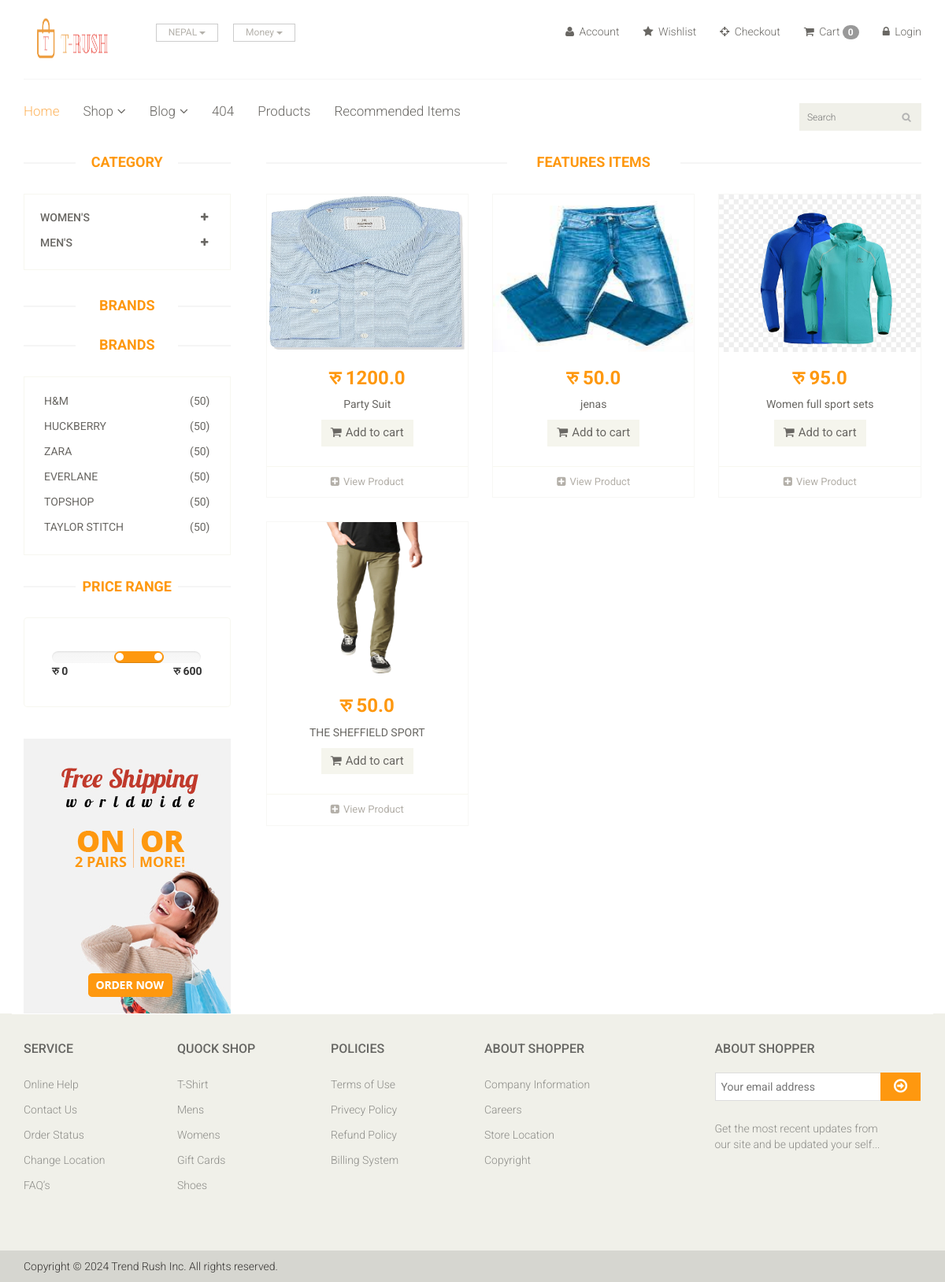
/product/?brand=2, run on the app's committed database.
### app/models.py (models this page shows, shortened)
class Category(models.Model):
    name = models.CharField(max_length=100)

class Brand(models.Model):
    name = models.CharField(max_length=50)

class Product(models.Model):
    Avaliability = (
        ('In Stock','In Stock'),
    ('Out of Stock','Out of Stock'),
    )
    category = models.ForeignKey(Category, on_delete=models.CASCADE,null=True,default=None)
    subcategory = models.ForeignKey(SubCategory, on_delete=models.CASCADE,null=True, default=None)
    brand = models.ForeignKey(Brand, on_delete=models.CASCADE)
    image = models.ImageField(upload_to='ecommerce/prodimg')
    descriptions = models.TextField(default='')
    name = models.CharField(max_length=100)
    price = models.FloatField(validators=[Price_Positive])
    Avaliability = models.CharField(choices=Avaliability,max_length=100, null=True)
    date = models.DateField(auto_now_add=True)

### testbca/views.py (the view)
# urls.py: path('product/', views.Product_Page, name="product"),
def Product_Page(request):
    category = Category.objects.all().order_by('-id')
    brand = Brand.objects.all()
    brandID = request.GET.get('brand')
    categoryID = request.GET.get('category')
    if categoryID:
        product = Product.objects.filter(
            subcategory=categoryID).order_by('-id')
    elif brandID:
        product = Product.objects.filter(brand=brandID).order_by('-id')
    else:
        product = Product.objects.all().order_by('-id')
    context = {
        'category': category,
        'brand': brand,
        'product': product,
    }
    return render(request, 'product.html', context)

### templates/product.html (shortened to what this page needs)
{% extends "base.html" %}
{% block body %}
<section>
    <div class="container">
        <div class="row">
            <div class="col-sm-3">
                <div class="left-sidebar">
                    <h2>Category</h2>
                    <div class="panel-group category-products" id="accordian">
                            {% for cat in category %}
							<div class="panel panel-default">
								<div class="panel-heading">
									<h4 class="panel-title">
										<a data-toggle="collapse" data-parent="#accordian" href="#{{cat.id}}">
											<span class="badge pull-right"><i class="fa fa-plus"></i></span>
											{{cat.name}}
										</a>
									</h4>
								</div>
							</div>
							{% endfor %}
                    </div>
                    <div class="brands_products">
                        <h2>Brands</h2>
                        <div class="brands_products">
							<h2>Brands</h2>
							<div class="brands-name">
								<ul class="nav nav-pills nav-stacked">
									{% for i in brand  %}
									<li><a href="/product/?brand={{i.id}}"> <span class="pull-right">(50)</span>{{i.name}}</a></li>
									{% endfor %}
								</ul>
							</div>
						</div>
                    </div>
                    <div class="price-range">
                        <h2>Price Range</h2>
                        <div class="well">
                             <input type="text" class="span2" value="" data-slider-min="0" data-slider-max="600" data-slider-step="5" data-slider-value="[250,450]" id="sl2" ><br />
                             <b>रु 0</b> <b class="pull-right">रु 600</b>
                        </div>
                    </div>
                    <div class="shipping text-center">
                        <img src="images/home/shipping.jpg" alt="" />
                    </div>
                </div>
            </div>
            <div class="col-sm-9 padding-right">
                <div class="features_items">
                    <h2 class="title text-center">Features Items</h2>
                    {% for prod in product %}
						<div class="col-sm-4">
							<div class="product-image-wrapper">
								<div class="single-products">
										<div class="productinfo text-center">
											<img src="/{{prod.image}}" alt="" height="200px" />
											<h2>रु {{prod.price}}</h2>
											<p>{{prod.name}}</p>
											<a href="{% url 'cart_add' prod.id %}" class="btn btn-default add-to-cart"><i class="fa fa-shopping-cart"></i>Add to cart</a>
										</div>
										<div class="product-overlay">
											<div class="overlay-content">
											</div>
										</div>
								</div>
								<div class="choose">
									<ul class="nav nav-pills nav-justified">
										<li><a href="{{prod.id}}"><i class="fa fa-plus-square"></i>View Product</a></li>
									</ul>
								</div>
							</div>
						</div>
						{% endfor %}
                </div>
            </div>
        </div>
    </div>
</section>
{% endblock body %}

### static/app/css/main.css (style rules this page uses)
body { font-family: 'Roboto', sans-serif; background:; position: relative; font-weight:400px; }
ul li { list-style: none; }
a { -webkit-transition: 300ms; -moz-transition: 300ms; -o-transition: 300ms; transition: 300ms; }
h1, h2, h3, h4, h5, h6 { font-family: 'Roboto', sans-serif; }
.category-products { border: 1px solid #F7F7F0; margin-bottom: 35px; padding-bottom: 20px; padding-top: 15px; }
.left-sidebar h2, .brands_products h2 { color: #FE980F; font-family: 'Roboto', sans-serif; font-size: 18px; font-weight: 700; margin: 0 auto 30px; text-align: center; text-transform: uppercase; position: relative; z-index:3; }
.left-sidebar h2:after, h2.title:after { content: " "; position: absolute; border: 1px solid #f5f5f5; bottom:8px; left: 0; width: 100%; height: 0; z-index: -2; }
.left-sidebar h2:before { content: " "; position: absolute; background: #fff; bottom: -6px; width: 130px; height: 30px; z-index: -1; left: 50%; margin-left: -65px; }
h2.title:before { content: " "; position: absolute; background: #fff; bottom: -6px; width: 220px; height: 30px; z-index: -1; left: 50%; margin-left: -110px; }
.category-products .panel { background-color: #FFFFFF; border: 0px; border-radius: 0px; box-shadow:none; margin-bottom: 0px; }
.category-products .panel-default .panel-heading { background-color: #FFFFFF; border: 0 none; color: #FFFFFF; padding: 5px 20px; }
.category-products .panel-default .panel-heading .panel-title a { color: #696763; font-family: 'Roboto', sans-serif; font-size: 14px; text-decoration: none; text-transform: uppercase; }
.category-products .badge { background:none; border-radius: 10px; color: #696763; display: inline-block; font-size: 12px; font-weight: bold; line-height: 1; min-width: 10px; padding: 3px 7px; text-align: center; vertical-align: baseline; white-space: nowrap; }
.brands-name { border: 1px solid #F7F7F0; padding-bottom: 20px; padding-top: 15px; }
.brands-name .nav-stacked li a { background-color: #FFFFFF; color: #696763; font-family: 'Roboto', sans-serif; font-size: 14px; padding: 5px 25px; text-decoration: none; text-transform: uppercase; }
.shipping { background-color: #F2F2F2; margin-top: 40px; overflow: hidden; padding-top: 20px; position: relative; }
.price-range { margin-top:30px; }
.well { background-color: #FFFFFF; border: 1px solid #F7F7F0; border-radius: 4px; box-shadow: none; margin-bottom: 20px; min-height: 20px; padding: 35px; }
.padding-right { padding-right: 0; }
.features_items { overflow:hidden; }
h2.title { color: #FE980F; font-family: 'Roboto', sans-serif; font-size: 18px; font-weight: 700; margin: 0 15px; text-transform: uppercase; margin-bottom: 30px; position: relative; }
.product-image-wrapper { border:1px solid #F7F7F5; overflow: hidden; margin-bottom:30px; }
.single-products { position: relative; }
.productinfo h2 { color: #FE980F; font-family: 'Roboto', sans-serif; font-size: 24px; font-weight: 700; }
.productinfo p { font-family: 'Roboto', sans-serif; font-size: 14px; font-weight: 400; color: #696763; }
.productinfo img { width: 100%; }
.productinfo { position:relative; }
.product-overlay { background:#FE980F; top: 0; display: none; height: 0; position: absolute; transition: height 500ms ease 0s; width: 100%; display: block; opacity:; }
.product-overlay .overlay-content { bottom: 0; position: absolute; bottom: 0; text-align: center; width: 100%; }
.add-to-cart { background:#F5F5ED; border: 0 none; border-radius: 0; color: #696763; font-family: 'Roboto', sans-serif; font-size: 15px; margin-bottom: 25px; }
.add-to-cart i { margin-right:5px; }
.choose { border-top: 1px solid #F7F7F0; }
.choose ul li a { color: #B3AFA8; font-family: 'Roboto', sans-serif; font-size: 13px; padding-left: 0; padding-right: 0; }
.choose ul li a i { margin-right:5px; }

### data on the page
Category: name "WOMEN'S"
Category: name "MEN'S"
Brand: name "H&M"
Brand: name "HUCKBERRY"
Brand: name "ZARA"
Brand: name "EVERLANE"
Brand: name "TOPSHOP"
Brand: name "TAYLOR STITCH"
Product: image (picture), price "1200.0", name "Party Suit"
Product: image (picture), price "50.0", name "jenas"
Product: image (picture), price "95.0", name "Women full sport sets"
Product: image (picture), price "50.0", name "THE SHEFFIELD SPORT"

### other printed values
{{ request.session.cart|length }} "0"
